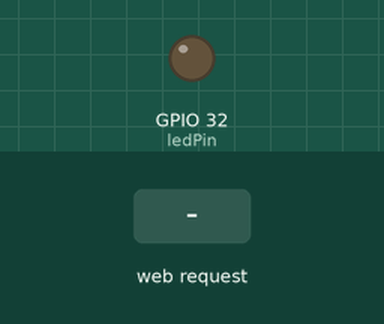
This sketch was run on a simulated ESP32. Parts: output pins drawn as LEDs (lit = HIGH). The inputs (shaded band) are chosen by the test bench. WiFi joins after 1.5 s; servers stay silent unless stated; what the sketch prints to the serial monitor is not drawn.

Above: at 2.7 s.
2.8 s: HTTP request GET /on received
At 3.6 s:
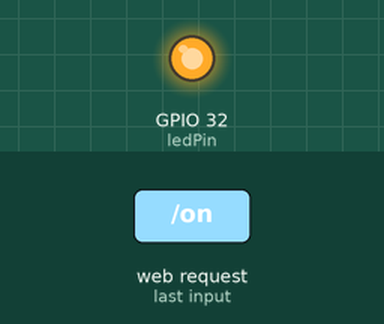
4.3 s: HTTP request GET /off received
At 4.8 s:
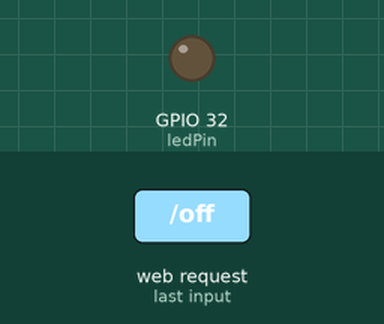
Timing chart, 0 to 7.3 s (numbered marks = the images above; inputs shaded):
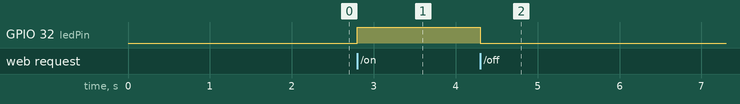

Measured:
- after the input at 2.8 s, GPIO 32 (ledPin): LOW → HIGH at once
- after the input at 4.3 s, GPIO 32 (ledPin): HIGH → LOW at once

The sketch:

ESP32_SERVER.ino
```cpp
/*
  ESP32 Web Server - v1.0.0
  Update to the latest version here:
  https://github.com/danilppzz/ESP32-Web-Server-Controller
*/

#include <WiFi.h>
#include <WebServer.h>

const char* ssid = "ESP32-SERVER";
const char* password = "2ed53fa87b";

WebServer server(80);

bool ledState = false;
const int ledPin = 32;

void handleRoot() {
  String html = "<html>\
  <head>\
    <title>ESP32 Web Server</title>\
    <style>\
      body { font-family: Arial; text-align: center; }\
      button { padding: 20px; font-size: 20px; margin: 5px; }\
    </style>\
    <script>\
      function sendRequest(state) {\
        var xhttp = new XMLHttpRequest();\
        xhttp.onreadystatechange = function() {\
          if (this.readyState == 4 && this.status == 200) {\
            document.getElementById('ledState').innerHTML = this.responseText;\
          }\
        };\
        xhttp.open('GET', state, true);\
        xhttp.send();\
      }\
    </script>\
  </head>\
  <body>\
    <h1>ESP32 Web Server</h1>\
    <button onclick=\"sendRequest('/on')\">Encender LED</button>\
    <button onclick=\"sendRequest('/off')\">Apagar LED</button>\
    <p>Estado del LED: <span id='ledState'>" + String(ledState ? "Encendido" : "Apagado") + "</span></p>\
  </body>\
  </html>";

  server.send(200, "text/html", html);
}

void handleOn() {
  ledState = true;
  digitalWrite(ledPin, HIGH);
  server.send(200, "text/plain", "Encendido");
}

void handleOff() {
  ledState = false;
  digitalWrite(ledPin, LOW);
  server.send(200, "text/plain", "Apagado");
}

void setup() {
  pinMode(ledPin, OUTPUT);
  digitalWrite(ledPin, LOW);

  Serial.begin(115200);

  Serial.print("Conectando a ");
  Serial.println(ssid);
  WiFi.begin(ssid, password);

  while (WiFi.status() != WL_CONNECTED) {
    delay(500);
    Serial.print(".");
  }

  Serial.println();
  Serial.println("WiFi conectado.");
  Serial.println("Dirección IP: ");
  Serial.println(WiFi.localIP());

  server.on("/", handleRoot);
  server.on("/on", handleOn);
  server.on("/off", handleOff);

  server.begin();
}

void loop() {
  server.handleClient();
}
```
